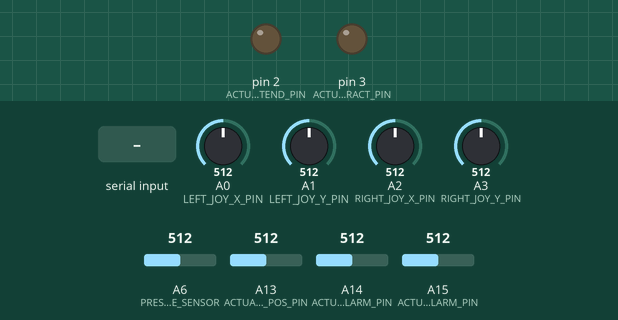
Bench run of a sketch on a simulated Arduino Mega 2560, built for the host (arithmetic inside an expression is 32-bit, double 64-bit). On the bench: output pins drawn as LEDs (lit = HIGH). The test bench sets the inputs (shaded band); at power-on: A13 (ACTUATOR_1_POS_PIN) = 512, A0 (LEFT_JOY_X_PIN) = 512, A1 (LEFT_JOY_Y_PIN) = 512, A2 (RIGHT_JOY_X_PIN) = 512, A3 (RIGHT_JOY_Y_PIN) = 512, A6 (PRESSURE_SENSOR) = 512, A14 (ACTUATOR_1_L_ALARM_PIN) = 512, A15 (ACTUATOR_1_R_ALARM_PIN) = 512. What the sketch prints to the serial monitor is not drawn.

Above: at 1.2 s.
1.3 s: "1\n" received over Serial
At 2.8 s:
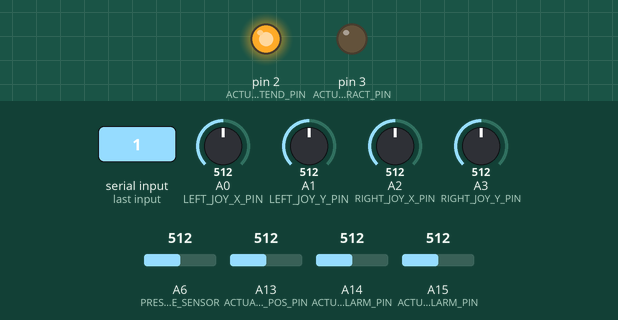
4.0 s: A13 (ACTUATOR_1_POS_PIN) set to 111
At 5.0 s:
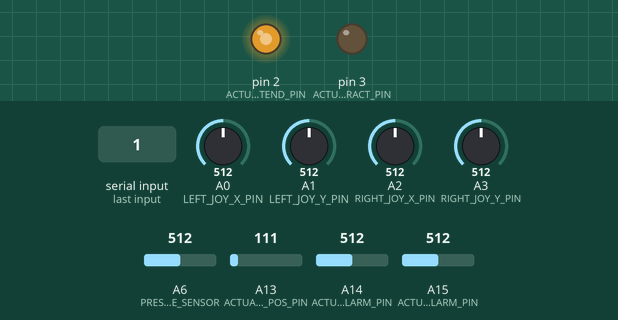
5.8 s: A13 (ACTUATOR_1_POS_PIN) set to 89
At 7.1 s:
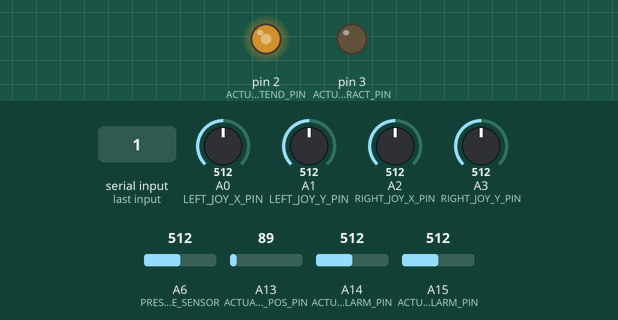
8.8 s: A13 (ACTUATOR_1_POS_PIN) set to 202
At 10.2 s:
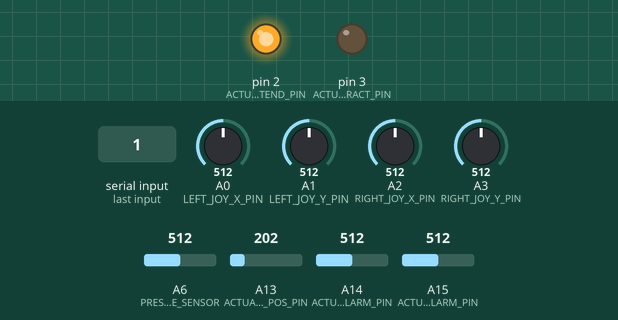
10.5 s: A0 (LEFT_JOY_X_PIN) set to 108
13.5 s: A0 (LEFT_JOY_X_PIN) set to 92
Timing chart, 0 to 16.5 s (numbered marks = the images above; inputs shaded):
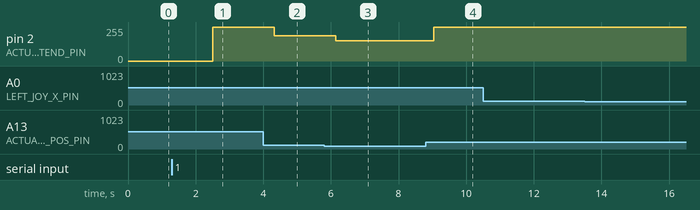

The sketch:

arduino.ino
```cpp
#include <ArduinoJson.h>

// Global variables for communication

/* component readings  */
int com = 0;                      // Represents the communication number for message dropping handling
int joysticks_left_x = 0;         // left analog joystick x value
int joysticks_left_y = 0;         // left analog joystick y value
int joysticks_right_x = 0;        // right analog joystick x value
int joysticks_right_y = 0;        // right analog joystick y value

int actuator_1_pos = -1;
int actuator_1_alarm_left = -1;
int actuator_1_alarm_right = -1;

int actuator_2_pos = -1;
int actuator_2_alarm_left = -1;
int actuator_2_alarm_right = -1;

/* component control values */
//int actuator_1_control_mode = SET_POSITION /* SET_POSITION | SET_MOTION*/
int actuator_1_desired_pos = -1;          /* 0 - 1024 */

//int actuator_2_control_mode = SET_POSITION /* SET_POSITION | SET_MOTION*/
int actuator_2_desired_pos = -1;          /* 0 - 1024 */

/* pressure sensor; system pressure -> analog read value between 0 - 1024 */
int pressure_reading = 0; /* default for 1 atm is a reading of ~99*/

void sendResponse() {
  // Json incoding for the current string, use this url to determinefurute strings
  // https://arduinojson.org/v6/assistant/
  // See arduino-json-form.json. To make changes, paste it into the tool above and add fields.
  // Use 1024 for all numeric values so tool identifies them as such, but leave the portions \
  // of the code below that already have the correct variables substituted in.
  StaticJsonDocument<192> doc;

  doc["COM"] = com++;

  /*-Joysticks-----------------------------------------------------------*/

  JsonObject joysticks = doc.createNestedObject("joysticks");

  JsonObject joysticks_left = joysticks.createNestedObject("left");
  joysticks_left["x"] = joysticks_left_x;
  joysticks_left["y"] = joysticks_left_y;

  JsonObject joysticks_right = joysticks.createNestedObject("right");
  joysticks_right["x"] = joysticks_right_x;
  joysticks_right["y"] = joysticks_right_y;

  /*-Actuators-----------------------------------------------------------*/

  JsonObject actuators = doc.createNestedObject("actuators");

  JsonObject actuators_1 = actuators.createNestedObject("1");
  actuators_1["pos"] = actuator_1_pos;

  JsonObject actuators_1_current_alarm = actuators_1.createNestedObject("current_alarm");
  actuators_1_current_alarm["left"] = actuator_1_alarm_left;
  actuators_1_current_alarm["right"] = actuator_1_alarm_right;

  /*
  JsonObject actuators_2 = actuators.createNestedObject("2");
  actuators_2["pos"] = actuator_2_pos;

  JsonObject actuators_2_current_alarm = actuators_2.createNestedObject("current_alarm");
  actuators_2_current_alarm["left"] = actuator_2_alarm_left;
  actuators_2_current_alarm["right"] = actuator_2_alarm_right;
  */

  /*--System Pressure Reading--------------------------------------------*/
  JsonObject pressure = doc.createNestedObject("pressure");
  pressure["pressure"] = pressure_reading;

  /*--Write-serial-to-RPi------------------------------------------------*/

  size_t bytesWritten = serializeJson(doc, Serial);
  Serial.write('\n');
}

void readSerial() {
  StaticJsonDocument<192> doc;
  if(Serial.available()) {
    String received = Serial.readStringUntil(0);
    DeserializationError error = deserializeJson(doc, received);

    if(!error) {
      actuator_1_desired_pos = doc["actuators"]["1"]["move_to"];
      actuator_2_desired_pos = doc["actuators"]["2"]["move_to"];
    } else {
      Serial.println(error.f_str());
    }
  }
}

int Com(int comCNT){
  if (com+1 == comCNT){
    com++;
  }
  else{
    // Implement some sort of error throw here
  }
  return com;
}

//---------------PIN-I/O-----------//
#define LEFT_JOY_X_PIN A0
#define LEFT_JOY_Y_PIN A1
#define RIGHT_JOY_X_PIN A2
#define RIGHT_JOY_Y_PIN A3

#define PRESSURE_SENSOR A6

#define ACTUATOR_1_POS_PIN A13
#define ACTUATOR_1_L_ALARM_PIN A14
#define ACTUATOR_1_R_ALARM_PIN A15

#define ACTUATOR_1_EXTEND_PIN 2
#define ACTUATOR_1_RETRACT_PIN 3

#define ACTUATOR_MAX_SPEED 255
#define ACTUATOR_MIN_SPEED 5
#define ACTUATOR_SLOW_DISTANCE 150
#define ACTUATOR_PRECISION 1

void readHardware() {
  joysticks_left_x = analogRead(LEFT_JOY_X_PIN);
  joysticks_left_y = analogRead(LEFT_JOY_Y_PIN);

  joysticks_right_x = analogRead(RIGHT_JOY_X_PIN);
  joysticks_right_y = analogRead(RIGHT_JOY_Y_PIN);

  actuator_1_pos = analogRead(ACTUATOR_1_POS_PIN);
  actuator_1_alarm_left = analogRead(ACTUATOR_1_L_ALARM_PIN);
  actuator_1_alarm_right = analogRead(ACTUATOR_1_R_ALARM_PIN);

  /*
  actuator_2_pos = analogRead(ACTUATOR_2_POS_PIN);
  actuator_2_alarm_left = analogRead(ACTUATOR_2_L_ALARM_PIN);
  actuator_2_alarm_right = analogRead(ACTUATOR_2_R_ALARM_PIN);
  */

  pressure_reading = analogRead(PRESSURE_SENSOR);
}

int actuatorSpeed(int displacement) {
  double distance = abs(displacement);

  if(displacement < ACTUATOR_SLOW_DISTANCE) {
    double speedRange = ACTUATOR_MAX_SPEED - ACTUATOR_MIN_SPEED;
    double speedBoost = speedRange * distance / ACTUATOR_SLOW_DISTANCE;
    int adjustedSpeed = ACTUATOR_MIN_SPEED + speedBoost;
    return min(adjustedSpeed, ACTUATOR_MAX_SPEED);
  } else {
    return ACTUATOR_MAX_SPEED;
  }
}

void actuators() {
  if(actuator_1_desired_pos < 0 || actuator_1_desired_pos > 1024)
    return;

  int actuator_1_error = actuator_1_desired_pos - actuator_1_pos;
  int actuator_1_speed = actuatorSpeed(actuator_1_error);

  // position decreases from 1024 to 0 as actuator extends from min to max extension

  if(abs(actuator_1_error) > ACTUATOR_PRECISION) {
    if(actuator_1_error < -ACTUATOR_PRECISION) {
      // negative error indicates actuator must extend
      analogWrite(ACTUATOR_1_EXTEND_PIN, actuator_1_speed);
      analogWrite(ACTUATOR_1_RETRACT_PIN, 0);
    } else if(actuator_1_error > +ACTUATOR_PRECISION) {
      // positive error indicates actuator must retract
      analogWrite(ACTUATOR_1_EXTEND_PIN, 0);
      analogWrite(ACTUATOR_1_RETRACT_PIN, actuator_1_speed);
    }
  } else {
    // |error| < actuator_precision indicates actuator can stop
    analogWrite(ACTUATOR_1_EXTEND_PIN, 0);
    analogWrite(ACTUATOR_1_RETRACT_PIN, 0);
  }
}

void setup() {
  pinMode(ACTUATOR_1_EXTEND_PIN, OUTPUT);
  pinMode(ACTUATOR_1_RETRACT_PIN, OUTPUT);

  Serial.begin(9600);    //Raspberry Pi connection
}

void loop() {
  readSerial();
  readHardware();
  sendResponse();
  actuators();
}
```

Measured:
- after the input at 1.3 s, pin 2 (ACTUATOR_1_EXTEND_PIN): 0/255 → 255/255 after 1.2 s
- after the input at 4.0 s, pin 2 (ACTUATOR_1_EXTEND_PIN): 255/255 → 190/255 after 0.32 s
- after the input at 5.8 s, pin 2 (ACTUATOR_1_EXTEND_PIN): 190/255 → 153/255 after 0.34 s
- after the input at 8.8 s, pin 2 (ACTUATOR_1_EXTEND_PIN): 153/255 → 255/255 after 0.24 s
- after the input at 10.5 s, every drawn part: stays the same
- after the input at 13.5 s, every drawn part: stays the same
